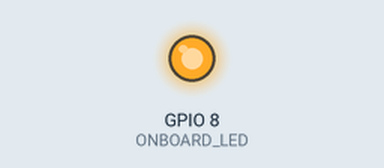
Recording of a program running on a simulated ESP32-C3. Parts: output pins drawn as LEDs (lit = HIGH). Random numbers use the default seed unless the program sets one; nothing arrives over Bluetooth unless stated; what the program prints to the serial monitor is not drawn. At 11.1 s the program restarts the board; the recording ends there.

Above: at 1.0 s.
Timing chart, 0 to 3.9 s (numbered marks = the images above):
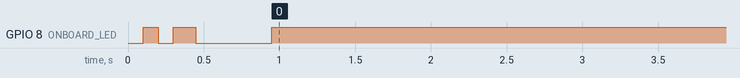

The program:

main.cpp
```cpp
#include <Arduino.h>
#include <BLEDevice.h>
#include <BLEUtils.h>
#include <BLEAdvertising.h>

// Include system headers for setting MAC address across different Core versions:
#include "esp_system.h"
#if defined(ESP_ARDUINO_VERSION_VAL)
  #if ESP_ARDUINO_VERSION >= ESP_ARDUINO_VERSION_VAL(3, 0, 0)
    #include "esp_mac.h"
  #endif
#endif

// Onboard LED configurations depending on the target board
#if defined(CONFIG_IDF_TARGET_ESP32C3)
  // ESP32-C3 Super Mini onboard LED is on GPIO 8 (Active Low)
  #define ONBOARD_LED 8
  #define LED_ACTIVE_LEVEL LOW
#elif defined(CONFIG_IDF_TARGET_ESP32S3)
  // ESP32-S3 DevKit onboard LED is typically on GPIO 48 (Active High)
  #define ONBOARD_LED 48
  #define LED_ACTIVE_LEVEL HIGH
#else
  // Standard ESP32 WROOM-32 onboard LED is on GPIO 2 (Active High)
  #define ONBOARD_LED 2
  #define LED_ACTIVE_LEVEL HIGH
#endif

// Your 20-byte Advertisement Key (EID) retrieved from the GoogleFindMyTools Python script
const char* EID_STRING = "3c7a00ec9509e42891537d05f9fa4b557d5814f9";

// ─── Configuration ───
// Advertising cycle interval in milliseconds before rotating MAC (via reboot).
#define ADV_CYCLE_MS    10000

// ─── Telemetry State in RTC Memory ───
// These variables persist across software restarts (ESP.restart())
RTC_DATA_ATTR bool state_initialized = false;
RTC_DATA_ATTR uint8_t current_mode_index = 0;
RTC_DATA_ATTR uint8_t event_counter = 43;
RTC_DATA_ATTR uint8_t battery_level = 92;

// List of event modes to cycle through for testing:
const uint8_t event_modes[] = {
  0x01, 0x02, 0x04, 0x08, 0x10, 0x20, 0x40
};
const size_t NUM_MODES = sizeof(event_modes) / sizeof(event_modes[0]);

// Helper function to convert hex string to byte array
void hex_string_to_bytes(const char *hex, uint8_t *bytes, size_t len) {
    for (size_t i = 0; i < len; i++) {
        sscanf(hex + 2 * i, "%2hhx", &bytes[i]);
    }
}

// Helper to turn LED ON
void ledOn() {
    digitalWrite(ONBOARD_LED, LED_ACTIVE_LEVEL);
}

// Helper to turn LED OFF
void ledOff() {
    digitalWrite(ONBOARD_LED, LED_ACTIVE_LEVEL == LOW ? HIGH : LOW);
}

void setup() {
  Serial.begin(115200);

  // Configure the onboard LED
  pinMode(ONBOARD_LED, OUTPUT);
  ledOff();

  // Initialize state on first boot
  if (!state_initialized) {
    current_mode_index = 0;
    event_counter = 43;
    battery_level = 92;
    state_initialized = true;
  }

  // Generate a random locally administered unicast MAC address
  uint8_t new_mac[6];
  for (int i = 0; i < 6; i++) {
    new_mac[i] = esp_random() & 0xFF;
  }
  new_mac[0] = (new_mac[0] & 0xFE) | 0x02; // Bit 0 must be 0 (unicast), Bit 1 must be 1 (locally administered)

  // Set the base MAC address before initializing BLE
  esp_err_t err = esp_base_mac_addr_set(new_mac);

  // Visual startup indication: Blink LED twice
  for (int i = 0; i < 2; i++) {
    ledOn();
    delay(100);
    ledOff();
    delay(100);
  }

  Serial.println("╔══════════════════════════════════════════════════╗");
  Serial.println("║   FMDN Tracker – Unified Board Firmware          ║");
  Serial.println("║   Custom Telemetry Protocol v1                  ║");
  Serial.println("║   MAC Randomization: ENABLED (via Restart)       ║");
  Serial.println("╚══════════════════════════════════════════════════╝");
  if (err == ESP_OK) {
    Serial.printf("Generated random MAC: %02X:%02X:%02X:%02X:%02X:%02X\n",
                  new_mac[0], new_mac[1], new_mac[2], new_mac[3], new_mac[4], new_mac[5]);
  } else {
    Serial.printf("Failed to set random MAC: 0x%X\n", err);
  }
  Serial.printf("Current State: Mode=0x%02X, Counter=%d, Battery=%d%%\n",
                event_modes[current_mode_index], event_counter, battery_level);

  // Initialize BLE Device
  BLEDevice::init("FMDN-Tracker-Unified");

  // Get BLE Advertising object
  BLEAdvertising *pAdvertising = BLEDevice::getAdvertising();

  // Build service data
  uint8_t service_data[25];
  service_data[0] = 0x41; // Frame Type
  hex_string_to_bytes(EID_STRING, &service_data[1], 20);
  service_data[21] = 0x00; // Hashed flags
  service_data[22] = event_modes[current_mode_index];
  service_data[23] = battery_level;
  service_data[24] = event_counter;

  // Create Advertisement Data object
  BLEAdvertisementData oAdvertisementData;
  oAdvertisementData.setFlags(0x06);

  // Convert service data payload to std::string
  std::string service_data_str((char*)service_data, 25);
  oAdvertisementData.setServiceData(BLEUUID((uint16_t)0xFEAA), service_data_str);

  // Assign the Advertisement Data to the advertising object
  pAdvertising->setAdvertisementData(oAdvertisementData);
  pAdvertising->setScanResponse(false);

  // Set advertising intervals to save power while remaining discoverable
  pAdvertising->setMinInterval(0x0640);
  pAdvertising->setMaxInterval(0x0640);

  // Start Advertising
  pAdvertising->start();
  Serial.println("FMDN Beacon is now active and advertising!");

  // Blink LED once to indicate success
  ledOn();
  delay(500);
  ledOff();
}

void loop() {
  // Wait 10 seconds before switching to the next state and resetting
  delay(ADV_CYCLE_MS);

  // 1. Cycle to the next event mode
  current_mode_index = (current_mode_index + 1) % NUM_MODES;

  // 2. Increment monotonic event counter
  event_counter = (event_counter + 1) % 256;

  // 3. Slowly drain battery level for demonstration
  if (battery_level > 10) {
    battery_level--;
  } else {
    battery_level = 92; // Reset back to full
  }

  Serial.println("Preparing for restart to rotate BLE MAC address...");

  // Blink LED twice to indicate state transition
  for (int i = 0; i < 2; i++) {
    ledOn();
    delay(50);
    ledOff();
    delay(50);
  }

  // Trigger software reset to apply new random MAC on next boot
  ESP.restart();
}
```

Measured:
- by itself, GPIO 8 (ONBOARD_LED): HIGH → LOW at 0.20 s, → HIGH 0.10 s later, → LOW 0.15 s later, → HIGH 0.50 s later, … (8 changes in this stretch)
